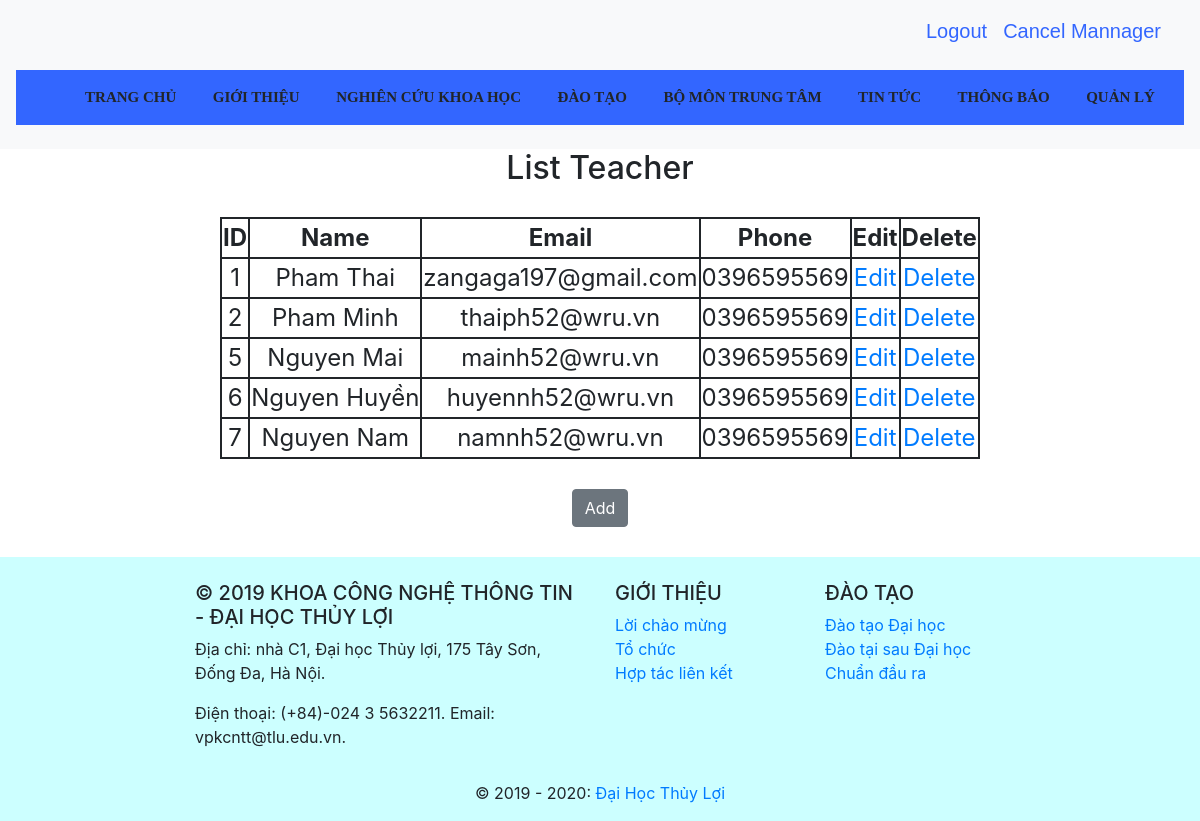
Screenshot of /ProjectWeb/managerTeacher.php (signed in) with the database file from the repository.
### tables this page shows
CREATE TABLE `teacher` (
  `teacherid` smallint(6) UNSIGNED NOT NULL,
  `teacherLastName` varchar(10) NOT NULL,
  `teacherFirstName` varchar(10) NOT NULL,
  `teacherBirth` date NOT NULL,
  `teacherPhone` varchar(10) NOT NULL,
  `teacherMail` varchar(60) NOT NULL,
  `teacherAddress` varchar(100) NOT NULL
);

### ProjectWeb/managerTeacher.php (the view, shortened to what this page needs)
<!DOCTYPE html>
<html lang="en">
<head>
    <link rel="stylesheet" href="https://maxcdn.bootstrapcdn.com/bootstrap/4.3.1/css/bootstrap.min.css">
    <link rel="stylesheet" href="https://cdnjs.cloudflare.com/ajax/libs/font-awesome/4.7.0/css/font-awesome.min.css">
    <link rel="stylesheet" href="css/style.css">
</head>
<body>
    <?php include("headerAdmin.php"); ?>
    <nav class="navbar navbar-expand-md navbar-light bg-light sticky-top">
        <ul style="width: 100%; text-align:center; background-color: #3366FF;  ">
            <div class="dropdown">
                <div class="dropbtn">TRANG CHỦ</div>
            </div>
            <div class="dropdown">
                <div class="dropbtn">GIỚI THIỆU</div>
            </div>
            <div class="dropdown">
                <div class="dropbtn">NGHIÊN CỨU KHOA HỌC</div>
            </div>
            <div class="dropdown">
                <div class="dropbtn">ĐÀO TẠO</div>
            </div>
            <div class="dropdown">
                <div class="dropbtn">BỘ MÔN TRUNG TÂM</div>
            </div>
            <div class="dropdown">
                <div class="dropbtn">TIN TỨC</div>
            </div>
            <div class="dropdown">
                <div class="dropbtn">THÔNG BÁO</div>
            </div>
            <div class="dropdown">
                <div class="dropbtn" href="#" >QUẢN LÝ</div>
            </div>
        </ul>
    </nav>
    <div class="text-center main-content">
        <h2 style="margin-bottom:30px;">List Teacher</h2>
        <?php
            require('connectdb.php');
            $sql = 'SELECT teacherid, teacherLastName, teacherFirstName, teacherMail, teacherPhone FROM teacher';
            mysqli_set_charset($dbcon, 'utf8');
            $result = mysqli_query($dbcon,$sql);
            echo '<font size="5">';
            echo '<table style="border: 2px solid"; align="center";>';
            echo '<tr style="border: 2px solid;"><th style="border: 2px solid">ID</th><th style="border: 2px solid">Name</th><th style="border: 2px solid">Email</th><th style="border: 2px solid">Phone</th><th style="border: 2px solid">Edit</th><th style="border: 2px solid">Delete</th></tr>';
            if(mysqli_num_rows($result)>0){
            while($row = mysqli_fetch_assoc($result)){
                echo '<tr style="border: 2px solid">';
                echo '<td style="border: 2px solid">'.$row['teacherid'].'</td>';
                echo '<td style="border: 2px solid">'.$row['teacherFirstName'].' '.$row['teacherLastName'].'</td>';
                echo '<td style="border: 2px solid">'.$row['teacherMail'].'</td>';
                echo '<td style="border: 2px solid">'.$row['teacherPhone'].'</td>';
                echo '<td style="border: 2px solid">'.'<a href="editTeacher.php?id='.$row['teacherid'].'">Edit</a>'.'</td>';
                echo '<td style="border: 2px solid">'.'<a href="deleteTeacher.php?id='.$row['teacherid'].'">Delete</a>'.'</td>';
                }
            }
            echo '</table>';
            echo '</font>';
        ?>
        <button style="margin: 30px;" type="submit" name="submit" class="btn btn-secondary" onclick="location.href = 'addTeacher.php'" >Add</button>
    </div>
    <?php include("footer.php"); ?>
</body>
</html>

### ProjectWeb/css/style.css (style rules this page uses)
body { width: 100%; height: 100%; }
.dropbtn { padding: 16px; font-size: 15px !important; font-weight:bold ; font-family: 'Times New Roman', Times, serif; }
.dropdown { position: relative; display: inline-block; }

### rows the page displays
teacher: teacherid "1", teacherFirstName "Pham", teacherLastName "Thai", teacherMail "zangaga197@gmail.com", teacherPhone "0396595569"
teacher: teacherid "2", teacherFirstName "Pham", teacherLastName "Minh", teacherMail "thaiph52@wru.vn", teacherPhone "0396595569"
teacher: teacherid "5", teacherFirstName "Nguyen", teacherLastName "Mai", teacherMail "mainh52@wru.vn", teacherPhone "0396595569"
teacher: teacherid "6", teacherFirstName "Nguyen", teacherLastName "Huyền", teacherMail "huyennh52@wru.vn", teacherPhone "0396595569"
teacher: teacherid "7", teacherFirstName "Nguyen", teacherLastName "Nam", teacherMail "namnh52@wru.vn", teacherPhone "0396595569"
